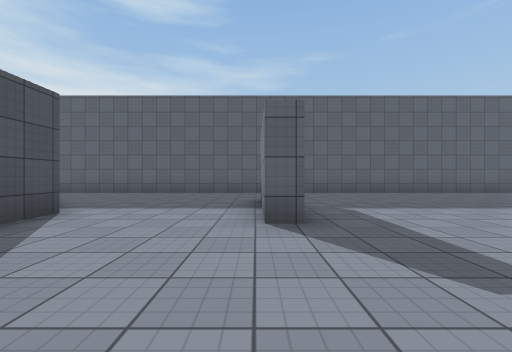
View 1 (above)

13 first-person views from a walk through a Unity game level. The camera is 1.2 m above the floor, looks level and sees 90° across. The floor is counted in squares, 2 m on a side. Each view is taken from the middle of a square. On the plan, view 1 faces up. The plan holds only what a view shows up to about 9 squares ahead; the rest is blank. The place goes on beyond the plan. The player character is not drawn. Surface patterns are stand-ins for the level's own textures.

View 2
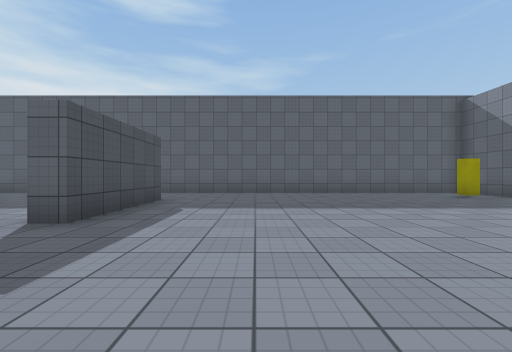

View 3
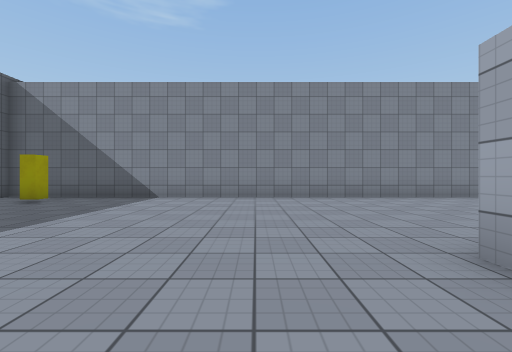

View 4
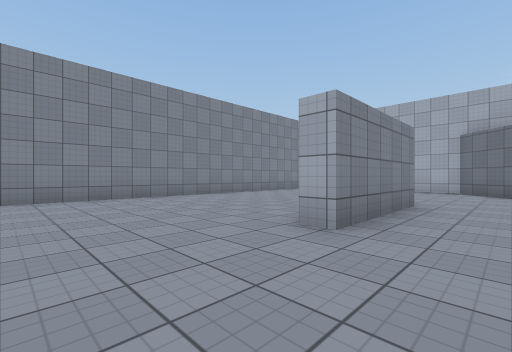

View 5
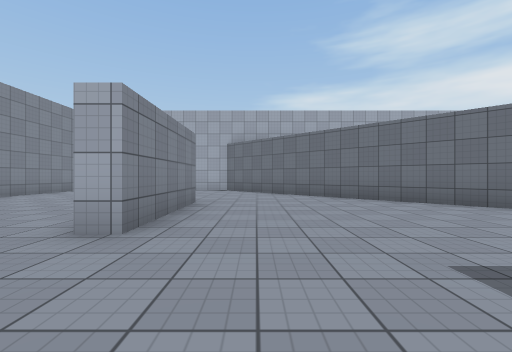

View 6
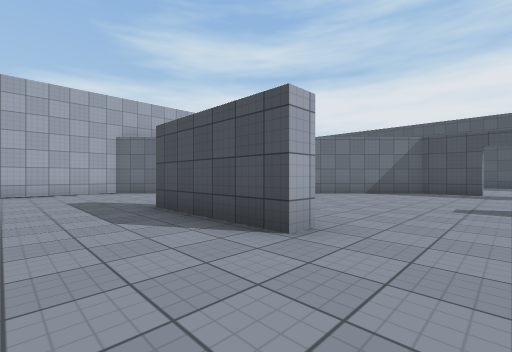

View 7
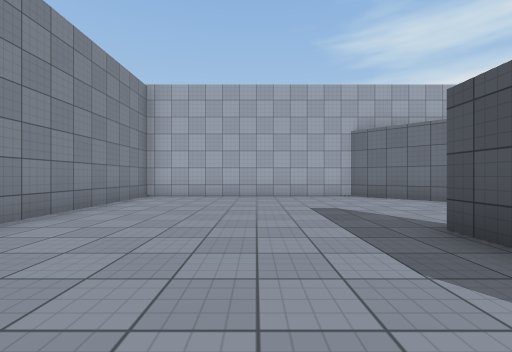

View 8
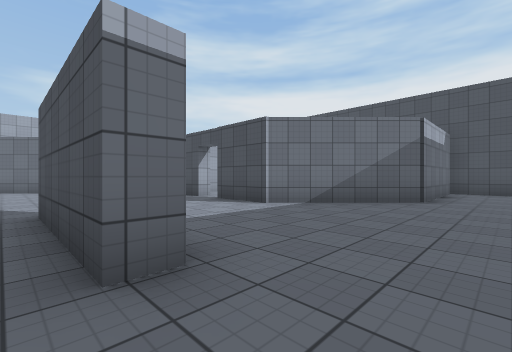

View 9
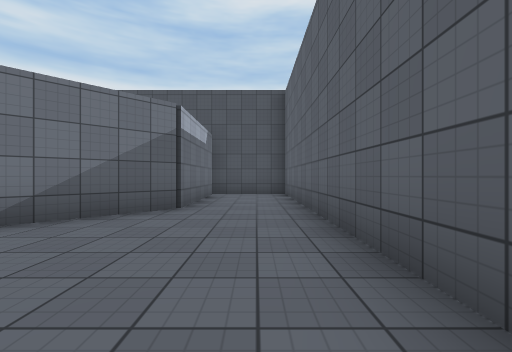

View 10
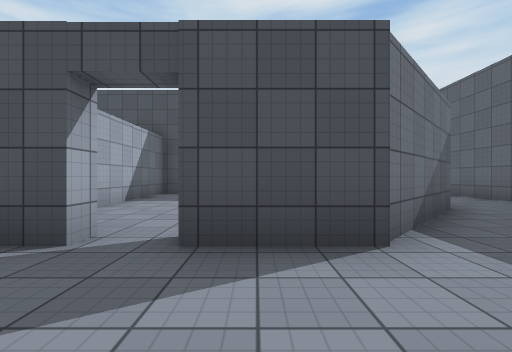

View 11
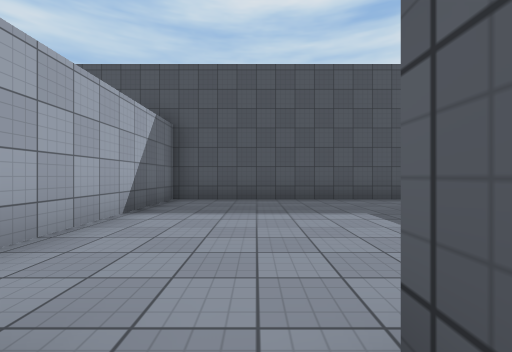

View 12
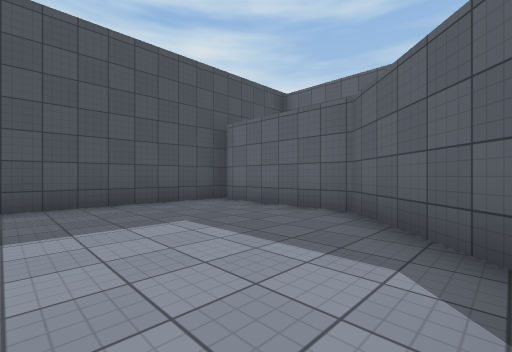

View 13
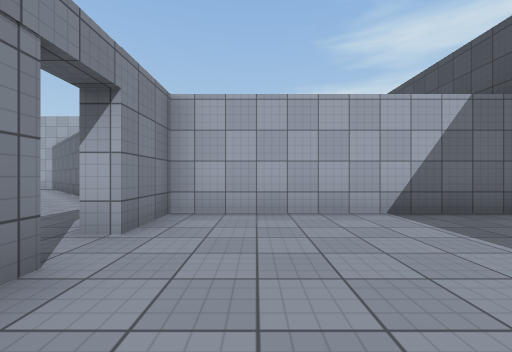

### Floor plan
Points are (right, up) in squares from view 1. A wall is a line through its corners. A room is listed if a view was taken in it or the views show most of it. See-through windows are left out.
Room 1 (views 1, 2, 3, 4, 5, 6, 7, 8, 10)
walls: (4.4, -2.9) (4.4, 0.4) (4.9, 0.4) (4.9, -2.9); (0, 6.4) (0.6, 6.4) (0.6, 3.2) (0.1, 3.2) (0.1, 5.6); (-3.2, 1.4) (-3.2, -0.2) (4.2, -7.6) (10.2, -7.6) (10.2, 9) (-0.4, 9); (-3.2, 4.1) (-3.2, 2.2)
ways out: opening at (-1.5, 4.5) to room 2; opening at (0, 7.5) to room 2; opening at (-3, 2) to room 3
objects: other object (9, 7)
Room 2 (view 9)
walls: (-0.4, 9) (-9.6, 9) (-9.6, 6); (-8.2, 6.4) (-5.6, 6.4) (-3.2, 4.1)
ways out: opening at (-1.5, 4.5) to room 1; opening at (0, 7.5) to room 1
Room 3 (views 11, 12, 13)
walls: (-4, 4.3) (-5.9, 6.2) (-9.2, 6.2); (-9.6, 6) (-9.6, -0.1) (-3.6, -0.1) (-3.6, 1.4) (-3.2, 1.4)
ways out: opening at (-3, 2) to room 1

Where each view was taken, in squares from view 1:
view 1: 0 up, 0 right, facing up
view 2: 0 up, 3 right, facing up
view 3: 2 up, 3 right, facing right
view 4: 3 up, 3 right, facing down-right
view 5: 3 up, 3 right, facing down
view 6: 2 up, 7 right, facing down-left
view 7: 0 up, 7 right, facing down
view 8: 8 up, 1 right, facing down-left
view 9: 8 up, 1 left, facing left
view 10: 3 up, 1 left, facing left
view 11: 2 up, 3 left, facing left
view 12: 2 up, 4 left, facing up-left
view 13: 4 up, 5 left, facing down
